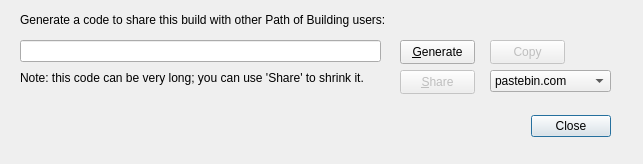
<?xml version="1.0" encoding="UTF-8"?>
<ui version="4.0">
 <class>Dialog</class>
 <widget class="QDialog" name="Dialog">
  <property name="geometry">
   <rect>
    <x>0</x>
    <y>0</y>
    <width>643</width>
    <height>164</height>
   </rect>
  </property>
  <property name="windowTitle">
   <string>Export current character</string>
  </property>
  <widget class="QDialogButtonBox" name="buttonBox">
   <property name="geometry">
    <rect>
     <x>270</x>
     <y>110</y>
     <width>341</width>
     <height>32</height>
    </rect>
   </property>
   <property name="orientation">
    <enum>Qt::Horizontal</enum>
   </property>
   <property name="standardButtons">
    <set>QDialogButtonBox::Close</set>
   </property>
  </widget>
  <widget class="QLabel" name="label_Generate">
   <property name="geometry">
    <rect>
     <x>20</x>
     <y>12</y>
     <width>371</width>
     <height>16</height>
    </rect>
   </property>
   <property name="text">
    <string>Generate a code to share this build with other Path of Building users:</string>
   </property>
  </widget>
  <widget class="QPushButton" name="btn_Generate">
   <property name="geometry">
    <rect>
     <x>400</x>
     <y>40</y>
     <width>75</width>
     <height>24</height>
    </rect>
   </property>
   <property name="text">
    <string>&amp;Generate</string>
   </property>
  </widget>
  <widget class="QLineEdit" name="lineEdit">
   <property name="geometry">
    <rect>
     <x>20</x>
     <y>40</y>
     <width>361</width>
     <height>22</height>
    </rect>
   </property>
  </widget>
  <widget class="QLabel" name="label_Share">
   <property name="geometry">
    <rect>
     <x>20</x>
     <y>70</y>
     <width>351</width>
     <height>16</height>
    </rect>
   </property>
   <property name="text">
    <string>Note: this code can be very long; you can use 'Share' to shrink it.</string>
   </property>
  </widget>
  <widget class="QPushButton" name="btn_Copy">
   <property name="enabled">
    <bool>false</bool>
   </property>
   <property name="geometry">
    <rect>
     <x>490</x>
     <y>40</y>
     <width>75</width>
     <height>24</height>
    </rect>
   </property>
   <property name="text">
    <string>Copy</string>
   </property>
  </widget>
  <widget class="QPushButton" name="btn_Share">
   <property name="enabled">
    <bool>false</bool>
   </property>
   <property name="geometry">
    <rect>
     <x>400</x>
     <y>70</y>
     <width>75</width>
     <height>24</height>
    </rect>
   </property>
   <property name="text">
    <string>&amp;Share</string>
   </property>
  </widget>
  <widget class="QComboBox" name="combo_ShareSite">
   <property name="geometry">
    <rect>
     <x>490</x>
     <y>70</y>
     <width>121</width>
     <height>22</height>
    </rect>
   </property>
   <item>
    <property name="text">
     <string>pastebin.com</string>
    </property>
   </item>
  </widget>
 </widget>
 <resources/>
 <connections>
  <connection>
   <sender>buttonBox</sender>
   <signal>accepted()</signal>
   <receiver>Dialog</receiver>
   <slot>accept()</slot>
   <hints>
    <hint type="sourcelabel">
     <x>248</x>
     <y>254</y>
    </hint>
    <hint type="destinationlabel">
     <x>157</x>
     <y>274</y>
    </hint>
   </hints>
  </connection>
  <connection>
   <sender>buttonBox</sender>
   <signal>rejected()</signal>
   <receiver>Dialog</receiver>
   <slot>reject()</slot>
   <hints>
    <hint type="sourcelabel">
     <x>316</x>
     <y>260</y>
    </hint>
    <hint type="destinationlabel">
     <x>286</x>
     <y>274</y>
    </hint>
   </hints>
  </connection>
 </connections>
</ui>
